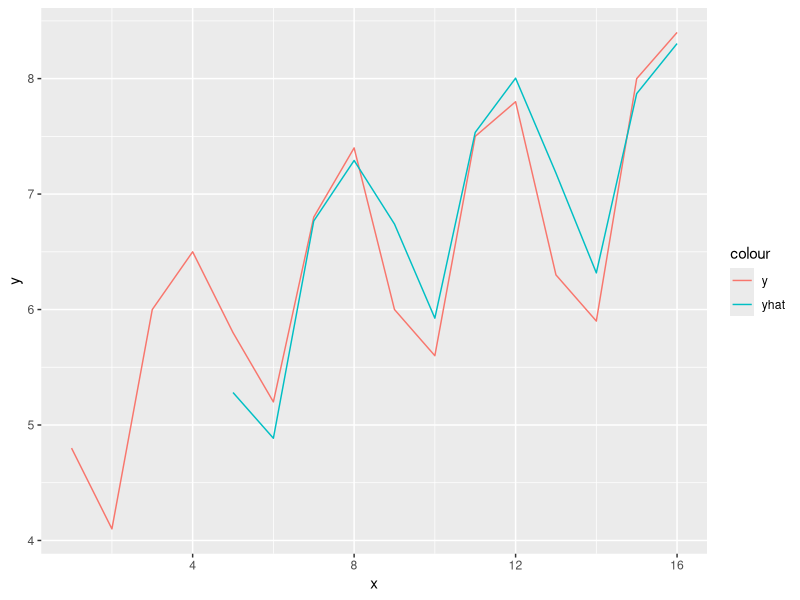

Write R code to recreate this figure.
## ---- chunk 1
holtWintersSeasonal<-function(){
  md<-c(4.8,4.1,6,6.5,5.8,5.2,6.8,7.4,6,5.6,7.5,7.8,6.3,5.9,8,8.4)
  x<-c(1,2,3,4,5,6,7,8,9,10,11,12,13,14,15,16)
  md<-ts(md,frequency=4)
  HWresult<- HoltWinters(md, alpha=0.3, beta=0.15, gamma=0.2)
  fittedValues<-as.data.frame(HWresult$fitted)
  nans<-rep(NaN,4)
  
  yhat<-c(nans,fittedValues$xhat)
  result<-data.frame(x=x,y=as.numeric(md),yhat=yhat)
  print(result)
  library('ggplot2')
  ggplot(result,aes(x))+geom_line(aes(y=y,colour='y'))+geom_line(aes(y=yhat,colour='yhat'))
}
holtWintersSeasonal()
